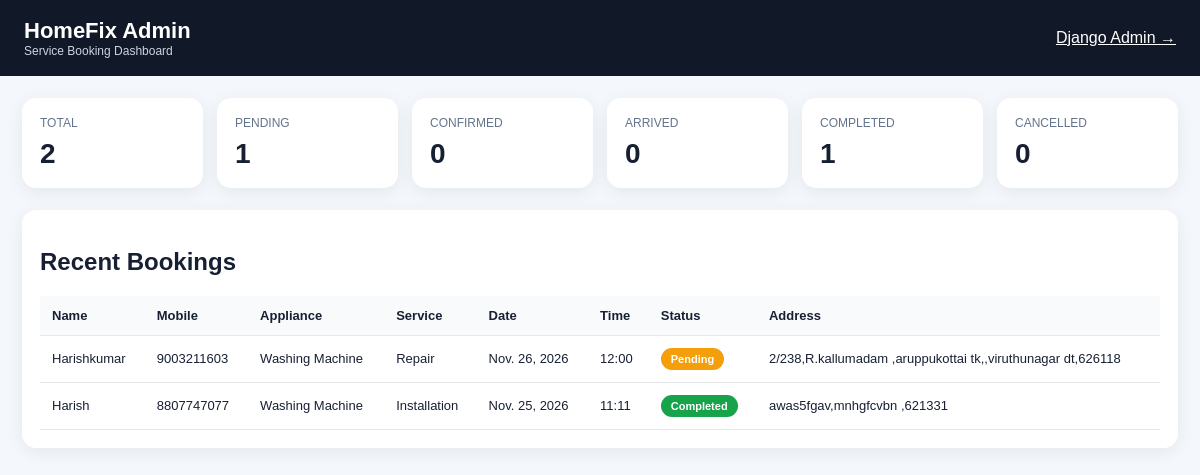
/service/dashboard/ (signed in), run on the app's committed database.
### services/models.py (models this page shows, shortened)
class Booking(models.Model):
    STATUS_CHOICES = [
        ("Pending", "Pending"),
        ("Confirmed", "Confirmed"),
        ("Arrived", "Arrived"),
        ("Completed", "Completed"),
        ("Cancelled", "Cancelled"),
    ]
    name = models.CharField(
        max_length=100
    )
    mobile_number = models.CharField(
        max_length=20
    )
    address = models.TextField()
    pincode = models.CharField(
        max_length=6,
        default="",
        verbose_name="PIN Code",
    )
    appliance = models.CharField(
        max_length=100
    )
    service = models.CharField(
        max_length=100
    )
    booking_date = models.DateField()
    preferred_time = models.CharField(
        max_length=50
    )
    status = models.CharField(
        max_length=20,
        choices=STATUS_CHOICES,
        default="Pending"
    )
    created_at = models.DateTimeField(
        auto_now_add=True
    )

### services/views.py (the view)
# urls.py: path("dashboard/", views.dashboard, name="dashboard"),
@staff_member_required
def dashboard(request):
    bookings_qs = Booking.objects.all()
    counts = {
        "total": bookings_qs.count(),
        "pending": bookings_qs.filter(status="Pending").count(),
        "confirmed": bookings_qs.filter(status="Confirmed").count(),
        "arrived": bookings_qs.filter(status="Arrived").count(),
        "completed": bookings_qs.filter(status="Completed").count(),
        "cancelled": bookings_qs.filter(status="Cancelled").count(),
    }
    bookings = bookings_qs.order_by("-created_at")[:50]
    return render(request, "services/dashboard.html", {
        "counts": counts,
        "bookings": bookings,
    })

### services/templates/services/dashboard.html (shortened to what this page needs)
<!DOCTYPE html>
<html lang="en">
<head>
</head>
<body>
    <header class="top">
        <div><div class="brand">HomeFix Admin</div><div class="sub">Service Booking Dashboard</div></div>
        <a href="{% url 'admin:index' %}">Django Admin →</a>
    </header>
    <main class="wrap">
        <section class="cards">
            <div class="card"><div class="label">TOTAL</div><div class="num">{{ counts.total }}</div></div>
            <div class="card"><div class="label">PENDING</div><div class="num">{{ counts.pending }}</div></div>
            <div class="card"><div class="label">CONFIRMED</div><div class="num">{{ counts.confirmed }}</div></div>
            <div class="card"><div class="label">ARRIVED</div><div class="num">{{ counts.arrived }}</div></div>
            <div class="card"><div class="label">COMPLETED</div><div class="num">{{ counts.completed }}</div></div>
            <div class="card"><div class="label">CANCELLED</div><div class="num">{{ counts.cancelled }}</div></div>
        </section>
        <section class="tablebox">
            <h2>Recent Bookings</h2>
            <table>
                <thead><tr><th>Name</th><th>Mobile</th><th>Appliance</th><th>Service</th><th>Date</th><th>Time</th><th>Status</th><th>Address</th></tr></thead>
                <tbody>
                {% for b in bookings %}
                    <tr>
                        <td>{{ b.name }}</td><td>{{ b.mobile_number }}</td><td>{{ b.appliance }}</td><td>{{ b.service }}</td>
                        <td>{{ b.booking_date }}</td><td>{{ b.preferred_time }}</td><td><span class="status {{ b.status }}">{{ b.status }}</span></td><td>{{ b.address }}</td>
                    </tr>
                {% empty %}<tr><td colspan="8">No bookings found.</td></tr>{% endfor %}
                </tbody>
            </table>
        </section>
    </main>
</body>
</html>

### services/templates/services/dashboard.html (style rules this page uses)
* { box-sizing:border-box }
body { margin:0;font-family:Arial,sans-serif;background:#f4f7fb;color:#172033 }
.top { background:#111827;color:#fff;padding:18px 24px;display:flex;justify-content:space-between;align-items:center;gap:15px;flex-wrap:wrap }
.brand { font-size:22px;font-weight:800 }
.sub { font-size:12px;color:#cbd5e1 }
.wrap { max-width:1400px;margin:auto;padding:22px }
.cards { display:grid;grid-template-columns:repeat(6,1fr);gap:14px;margin-bottom:22px }
.card { background:#fff;border-radius:14px;padding:18px;box-shadow:0 4px 18px rgba(15,23,42,.07) }
.label { font-size:12px;color:#64748b }
.num { font-size:28px;font-weight:800;margin-top:8px }
.tablebox { background:#fff;border-radius:14px;padding:18px;box-shadow:0 4px 18px rgba(15,23,42,.07);overflow:auto }
table { width:100%;border-collapse:collapse;min-width:900px }
th,td { text-align:left;padding:12px;border-bottom:1px solid #e5e7eb;font-size:13px }
th { background:#f8fafc }
.status { display:inline-block;padding:5px 10px;border-radius:20px;color:#fff;font-size:11px;font-weight:700 }
.Pending { background:#f59e0b }
.Completed { background:#16a34a }
a { color:inherit }

### data on the page
Booking: name "Harishkumar", mobile_number "9003211603", appliance "Washing Machine", service "Repair", booking_date "Nov. 26, 2026", preferred_time "12:00", status "Pending", address "2/238,R.kallumadam ,aruppukottai tk,,viruthunagar dt,626118"
Booking: name "Harish", mobile_number "8807747077", appliance "Washing Machine", service "Installation", booking_date "Nov. 25, 2026", preferred_time "11:11", status "Completed", address "awas5fgav,mnhgfcvbn ,621331"

### other printed values
{{ counts.total }} "2"
{{ counts.pending }} "1"
{{ counts.confirmed }} "0"
{{ counts.arrived }} "0"
{{ counts.completed }} "1"
{{ counts.cancelled }} "0"
